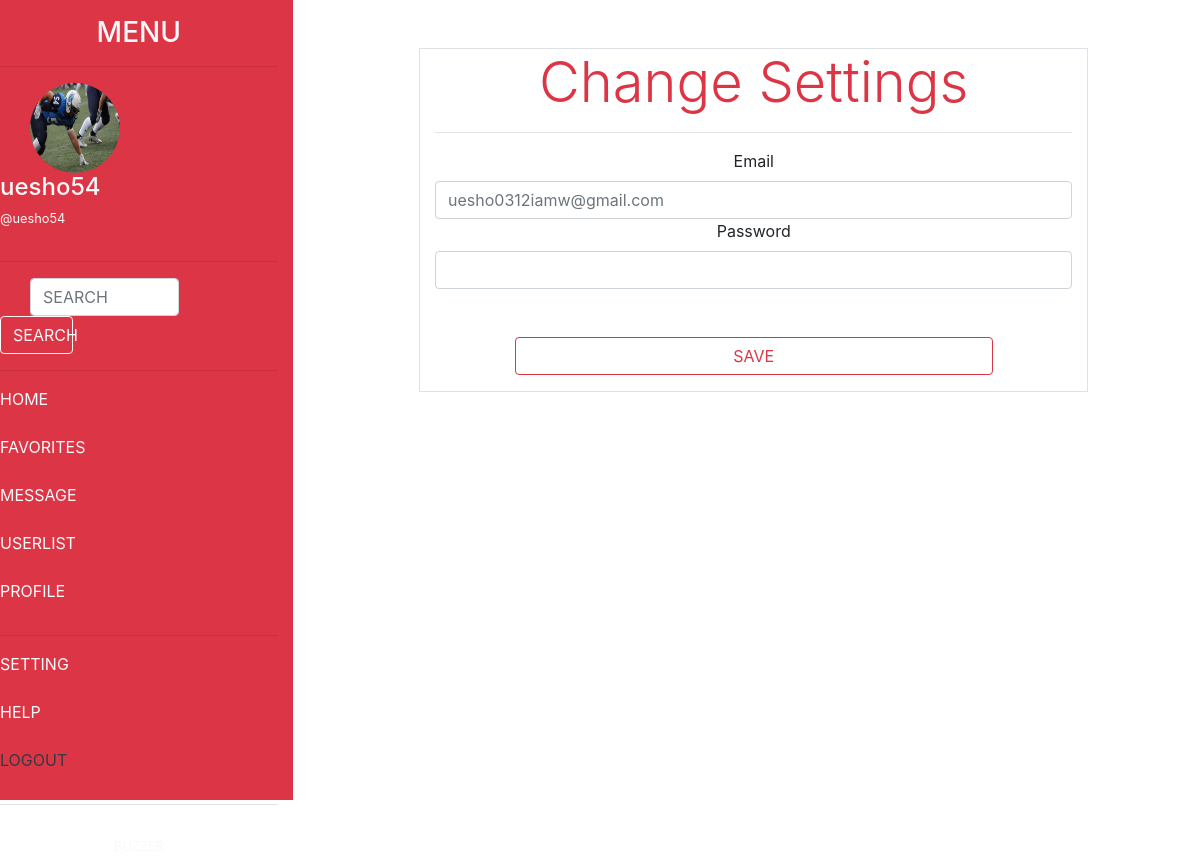
Screenshot of /setting.php (signed in) with the database file from the repository.
### tables this page shows
CREATE TABLE `users` (
  `id` int(11) NOT NULL,
  `account_name` varchar(50) NOT NULL,
  `email` varchar(100) NOT NULL,
  `image` varchar(100) DEFAULT NULL,
  `login_id` int(11) NOT NULL
);

### classes/Database.php (called while the page is built, shortened)
<?php
class Database{
    private $servername = 'localhost';
    private $username = 'root';
    private $password = 'root';
    private $database_name = 'twitter';
    public function __construct(){
        $this->con = new mysqli($this->servername,$this->username,$this->password,$this->database_name);
        if($this->con->connect_error){
            die('connect error'.$this->con->connect_error);
        }else{
            return $this->con;
        }
    }
}
?>

### action.php (called while the page is built, shortened)
<?php
include 'classes/User.php';
$User = new User;
?>

### classes/User.php (called while the page is built, shortened)
<?php
include 'Database.php';
class User extends Database{
    public function getCurrentUser($id){
        $sql = "SELECT * FROM users WHERE id = '$id'";
        $result = $this->con->query($sql);
        if($result == FALSE){
            die('cannot get user'.$this->con->connect_error);
        }else{
            return $result->fetch_assoc();
        }
    }
    public function getCurrentLogin($id){
        $sql = "SELECT * FROM login WHERE id = '$id'";
        $result = $this->con->query($sql);
        if($result == FALSE){
            die('cannot get login'.$this->con->connect_error);
        }else{
            return $result->fetch_assoc();
        }
    }
}
?>

### setting.php (the view, shortened to what this page needs)
<?php
include 'action.php';
$now = $_SESSION['login_id'];
$nowuser = $User->getCurrentUser($now);
$nowlogin = $User->getCurrentLogin($now);
$img = $nowuser["image"];
?>
<!doctype html>
<html lang="en">
  <head>
    <link rel="stylesheet" href="https://stackpath.bootstrapcdn.com/bootstrap/4.3.1/css/bootstrap.min.css">
  </head>
  <body>
      <div class="row">
        <div class="col-md-3 bg-danger sidebar">
          <div class="text-center mt-3 mb-3">
            <h3 class="text-light">MENU</h3>
          </div>
          <hr>
          <div class="row">
            <div class="col-md-1"></div>
            <div class="col-md-4 text-center">
              <?php
              if(empty($img)){
                echo '<i class="fas fa-user fa-5x text-light"></i>';
              }else{
                echo '<img src="uploads/'.$img.'" height="90" width="90" class="rounded-circle">';
              }
              ?>
            </div>
            <div class="col-md-7">
              <h4 class="text-light"><?php echo $nowuser['account_name']; ?></h4>
              <p class="text-light small">@<?php echo $nowlogin['username']; ?></p>
            </div>
          </div>
          <hr>
          <form action="" method="post">
            <div class="form-group">
              <div class="row">
                <div class="col-md-1"></div>
                <div class="col-md-7">
                  <input type="text" name="search" class="form-control" placeholder="SEARCH">
                </div>
                <div class="col-md-4">
                  <button type="submit" name="search" class="btn btn-outline-light btn-block">SEARCH</button>
                </div>
              </div>
            </div>
          </form>
          <hr>
          <div class="mt-3">
            <div class="row">
              <div class="col-md-11">
                <ul style="list-style: none;">
                  <li><a href="home.php" class="text-light">HOME</a></li>
                  <br>
                  <li><a href="favorite.php" class="text-light">FAVORITES</a></li>
                  <br>
                  <li><a href="message.php" class="text-light">MESSAGE</a></li>
                  <br>
                  <li><a href="userlist.php" class="text-light">USERLIST</a></li>
                  <br>
                  <li><a href="profile.php" class="text-light">PROFILE</a></li>
                </ul>
              </div>
            </div>
            <hr>
            <div class="row">
              <div class="col-md-11">
                <ul style="list-style: none;">
                  <li><a href="setting.php" class="text-light">SETTING</a></li>
                  <br>
                  <li><a href="" class="text-light">HELP</a></li>
                  <br>
                  <li><a href="logout.php" class="text-dark">LOGOUT</a></li>
                </ul>
              </div>
            </div>
          </div>
          <hr>
          <div class="text-center">
            <p class="small text-light pt-3">BUZZER</p>
          </div>
        </div>
        <div class="col-md-9 mt-5">
            <div class="container w-75 mx-auto border">
                <div class="text-center">
                    <h4 class="display-4 text-danger">Change Settings</h4>
                </div>
                <hr>
                <form action="action.php" method="post">
                    <div class="form-group text-center">
                        <label for="">Email</label>
                        <input type="email" name="email" class="form-control" placeholder="<?php echo $nowuser["email"]; ?>">
                        <label for="">Password</label>
                        <input type="password" name="pword" class="form-control">
                        <br><br>
                        <button type="submit" name="set" class="btn btn-outline-danger btn-block w-75 mx-auto">SAVE</button>
                    </div>
                </form>
            </div>
        </div>
      </div>
  </body>
</html>

### setting.php (style rules this page uses)
* { box-sizing: border-box; padding: 0; margin: 0; }
.sidebar { height: 100vh; }

### rows the page displays
users: image (picture), account_name "uesho54", email "uesho0312iamw@gmail.com"

### other values shown
$nowlogin['username'] "uesho54"
